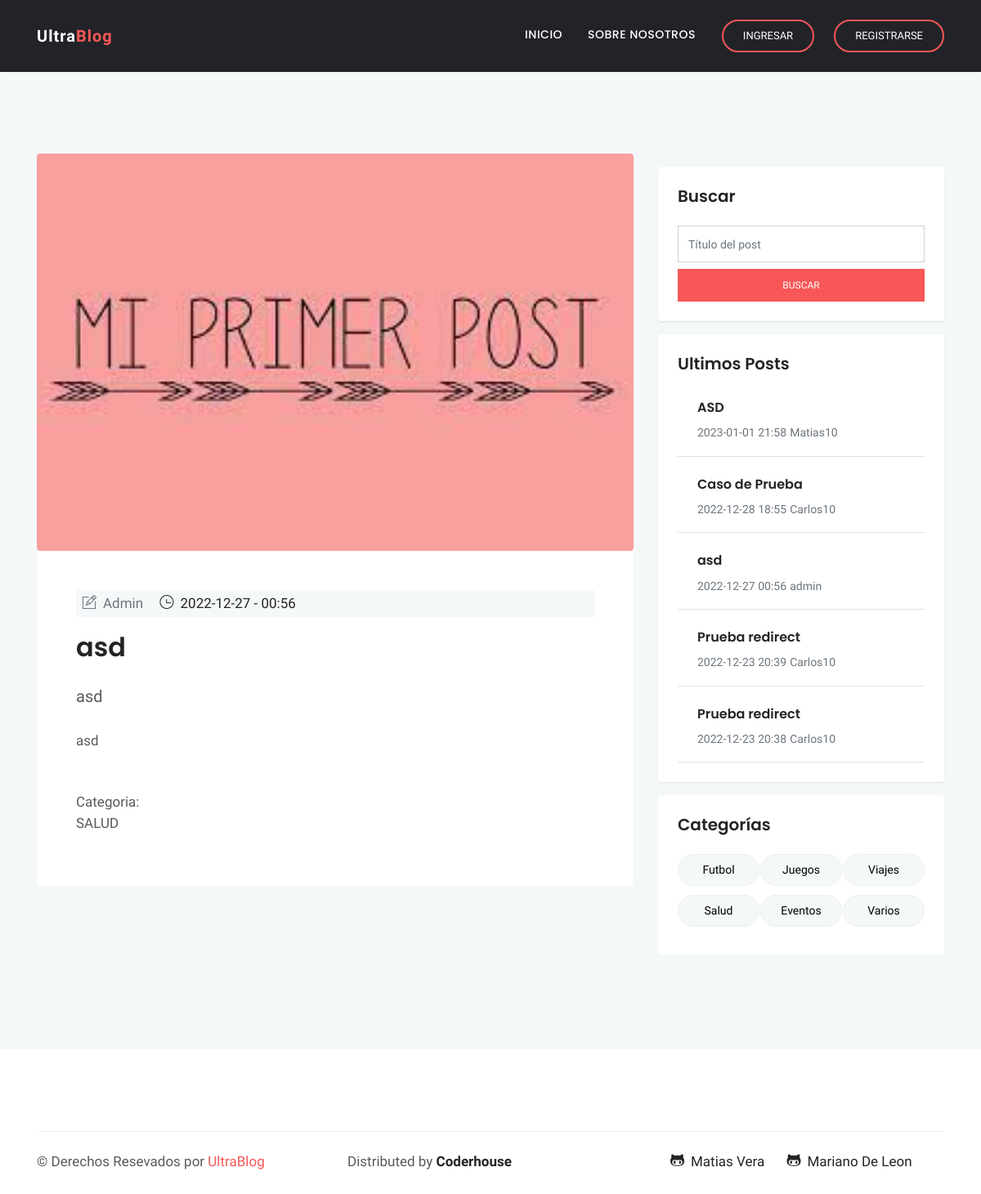
The app's page /Blog/post/30, older data.
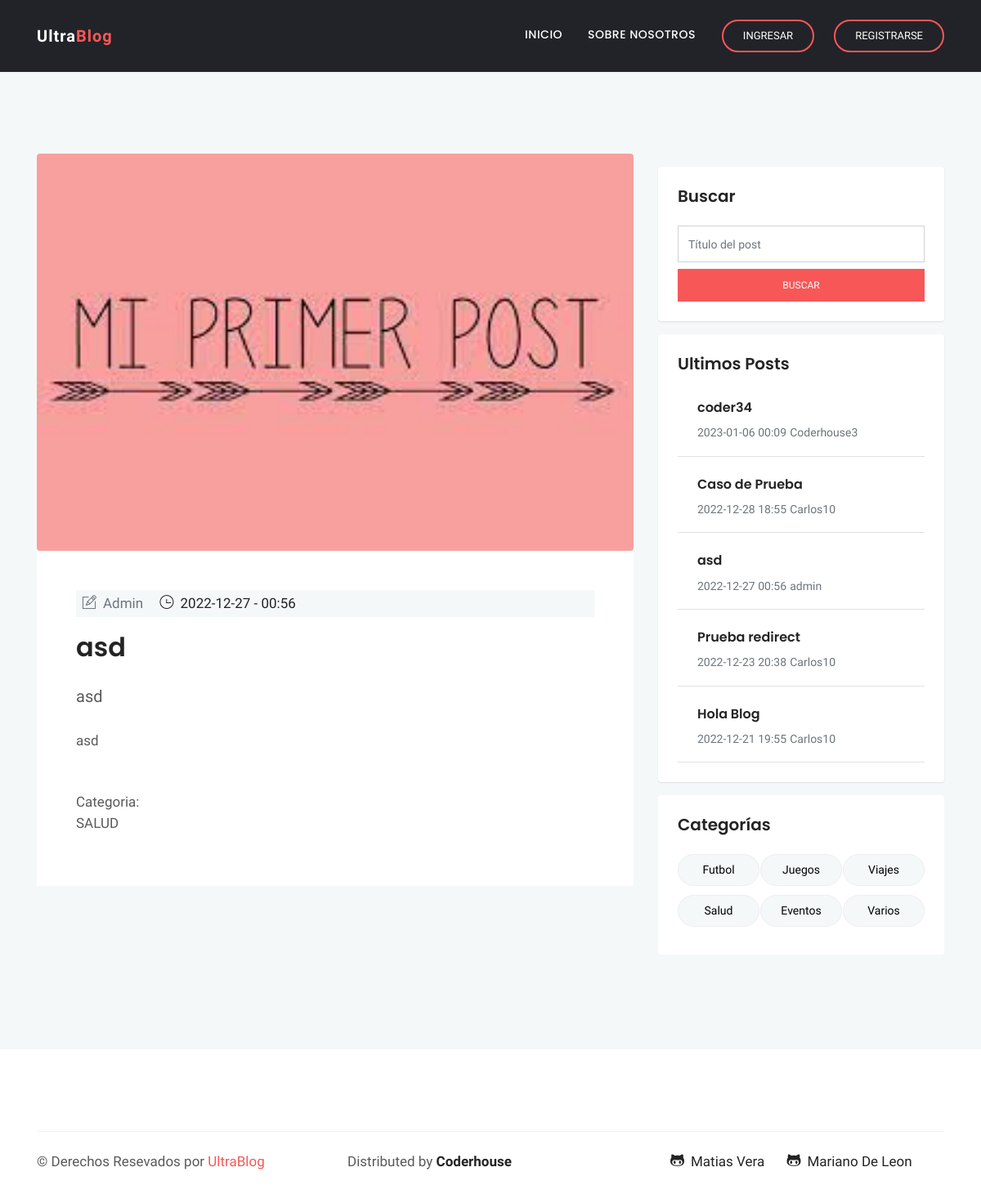
The same page, newer data.
### Blog/models.py (models this page shows, shortened)
class Post(models.Model):
    titulo = models.CharField(max_length=20)
    subtitulo = models.CharField(max_length=50)
    cuerpo = RichTextField(verbose_name="Contenido")
    autor = models.ForeignKey(User, on_delete=models.CASCADE)
    fecha = models.DateTimeField()
    imagen = models.ImageField(upload_to='media')
    Categorias = (
    ("Futbol", "Futbol"),
    ("Juegos", "Juegos"),
    ("Viajes", "Viajes"),
    ("Salud", "Salud"),
    ("Eventos", "Eventos"),
    ("Varios", "Varios"),
    )
    categoria = models.CharField(max_length=9, choices=Categorias, default="Varios")

### Blog/views.py (the view)
# urls.py: path("post/<id>", post, name="_post"),
def post(request, id):
    post=Post.objects.get(id=id)
    try:
        imagen=post.imagen.url
    except:
        imagen="/media/defecto.jpg"
    return render (request, "post.html", {"post": post, "imagen": imagen})

### PF_Python/context_processors.py (called while the page is built)
def ObtenerRecientes (request):
    recientes = Post.objects.all().order_by('-fecha')[:5]
    return {"recientes": recientes}

def ObtenerAvatar(request):
    if request.user.is_authenticated:
        lista=Avatar.objects.filter(user=request.user)
        if len(lista)!=0:
            imagen=lista[0].imagen.url
        else:
            imagen="../../media/avatares/avatarpordefecto.png"
        return {"avatar":imagen}
    else:
        imagen="../../media/avatares/avatarpordefecto.png"
        return {"avatar":imagen}

### Blog/templates/post.html
{% extends "padre.html" %}
{% block contenido %}
<div class="single-blog-item" style="display: flex;flex-direction: column;">
    <img src="{{imagen}}"  onerror="this.src='/media/defecto.jpg';" class="img-fluid rounded" >
    <div class="blog-item-content bg-white p-5">
        <div class="blog-item-meta bg-gray py-1 px-2">
            <a href="{% url '_perfil' post.autor.id %}"><span class="text-muted text-capitalize mr-3"><i class="ti-pencil-alt mr-2"></i>{{post.autor}}</span></a>
            <span class="text-black text-capitalize mr-3"><i class="ti-time mr-1"></i> {{ post.fecha|date:'Y-m-d -  H:i' }}</span>
        </div>
        <h2 class="mt-3 mb-4">{{ post.titulo }}</h2>
        <p class="lead mb-4">{{ post.subtitulo }}</p>
        <p class="lead mb-4 font-weight-normal text-black">{{ post.cuerpo|safe }}</p>
        <div class="tag-option mt-5 clearfix">
            <ul class="float-left list-inline">
                <li>Categoria:</li>
                <li class="list-inline-item">{{ post.categoria }}</li>
            </ul>
        </div>
    </div>
</div>
{% endblock %}

### Blog/templates/padre.html (shortened to what the changed rows need)
<!doctype html>
<html lang="en">
<head>
{% load static %}
<link href="{% static 'css/styles_chat.css' %}"rel="stylesheet" />
<link rel="stylesheet" href="{% static 'plugins/bootstrap/css/bootstrap.min.css' %}">
<link rel="stylesheet" href="{% static 'plugins/themify/css/themify-icons.css' %}">
<link rel="stylesheet" href="{% static 'plugins/fontawesome/css/all.css' %}">
<link rel="stylesheet" href="{% static 'plugins/magnific-popup/dist/magnific-popup.css' %}">
<link rel="stylesheet" href="{% static 'plugins/slick-carousel/slick/slick.css' %}">
<link rel="stylesheet" href="{% static 'plugins/slick-carousel/slick/slick-theme.css' %}" >
<link rel="stylesheet" href="{% static 'css/style.css' %}">
<link rel="stylesheet" href="{% static 'css/style_propio.css' %}">
</head>
<body>
<div class="main-wrapper ">
<section class="section blog-wrap bg-gray">
    <div class="container">
        <div class="row">
            <div class="col-lg-8">
{% block contenido %}
{% endblock %}
</div>
	<div class="col-lg-4">
	<div class="sidebar-wrap">
	<div class="sidebar-widget latest-post card border-0 p-4 mb-3">
		{% for reciente in recientes%}
        <div class="media border-bottom py-3">
            <a href="#"><img class="mr-4" src="" alt=""></a>
            <div class="media-body">
                <h6 class="my-2"><a href="{% url '_post' reciente.id %}">{{reciente.titulo}}</a></h6>
                <span class="text-sm text-muted">{{reciente.fecha|date:'Y-m-d H:i'}}</span>
				<a href = "{% url '_perfil' reciente.autor.id %}" class="text-sm text-muted">{{reciente.autor}}</a>
            </div>
        </div>
		{% endfor %}
	</div>
</section>
    </div>
</body>
</html>

Row changes from the older to the newer data that the page shows:
removed Post: titulo "ASD", fecha "2023-01-01 21:58", autor "Matias10"
removed Post: titulo "Prueba redirect", fecha "2022-12-23 20:39", autor "Carlos10"
added Post: titulo "coder34", fecha "2023-01-06 00:09", autor "Coderhouse3"
now on this page (row unchanged): Post: titulo "Hola Blog", fecha "2022-12-21 19:55", autor "Carlos10"
